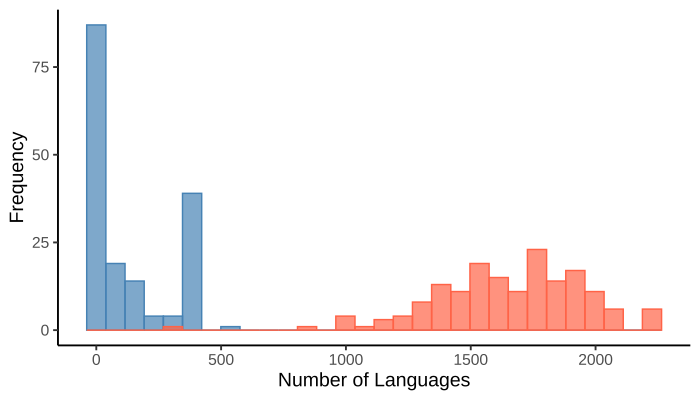

Write the R code that produced this figure.
require(ggplot2, warn.conflicts=FALSE, quietly=TRUE)
require(dplyr, warn.conflicts=FALSE, quietly=TRUE)
require(readr, warn.conflicts=FALSE, quietly=TRUE)
# attach R.oo (dependency of R.utils) here to shut up the
# really annoying verbose messages
require(R.oo, warn.conflicts=FALSE, quietly=TRUE)
require(R.utils, warn.conflicts=FALSE, quietly=TRUE)  # countLines

BTRESULTSDIR <- "../results/brms/"

theme_set(theme_classic(base_size=14))

df.others <- readr::read_tsv('results/BT_results_summary/results.txt', show_col_types=FALSE)

# cleanup
df.others <- df.others %>%
dplyr::select(Universal = code, Universal.shorter, old_lit_size = `Size..review.of.original.`)

# remove the 23 universals where we do not have recorded size
df.others <- df.others %>% filter(!is.na(old_lit_size))

# load the sizes of our analyses:
fns <- list.files(path = "results/", pattern = "BT_data.txt$", recursive = TRUE, full.names = TRUE)

df.bt <- read_tsv(fns, show_col_types = FALSE, col_names = c("Glottocode", "Var1", "Var2"), id="Filename")
# extract universal
df.bt <- df.bt |> mutate(Universal = basename(dirname(Filename)))
# summarise
df.bt <- df.bt |>
    group_by(Universal) |>
    summarise(BT_n = n())
# remove universals we don't need.
df.bt <- df.bt |>
  dplyr::filter(Universal %in% df.others$Universal)

p <- ggplot() +
  geom_histogram(data = df.others[c('Universal', 'old_lit_size')], aes(x=old_lit_size),fill = "steelblue", color = "steelblue", alpha = 0.7, bins = 30) +
  geom_histogram(data = df.bt[c('Universal', 'BT_n')], aes(x=BT_n),fill = "tomato", color = "tomato", alpha = 0.7, bins = 30) +
  xlab("Number of Languages") +
  ylab("Frequency")

ggsave('figureS1-datasetsize.png', p, width=7, height=4)
ggsave('figureS1-datasetsize.pdf', p, width=7, height=4)
